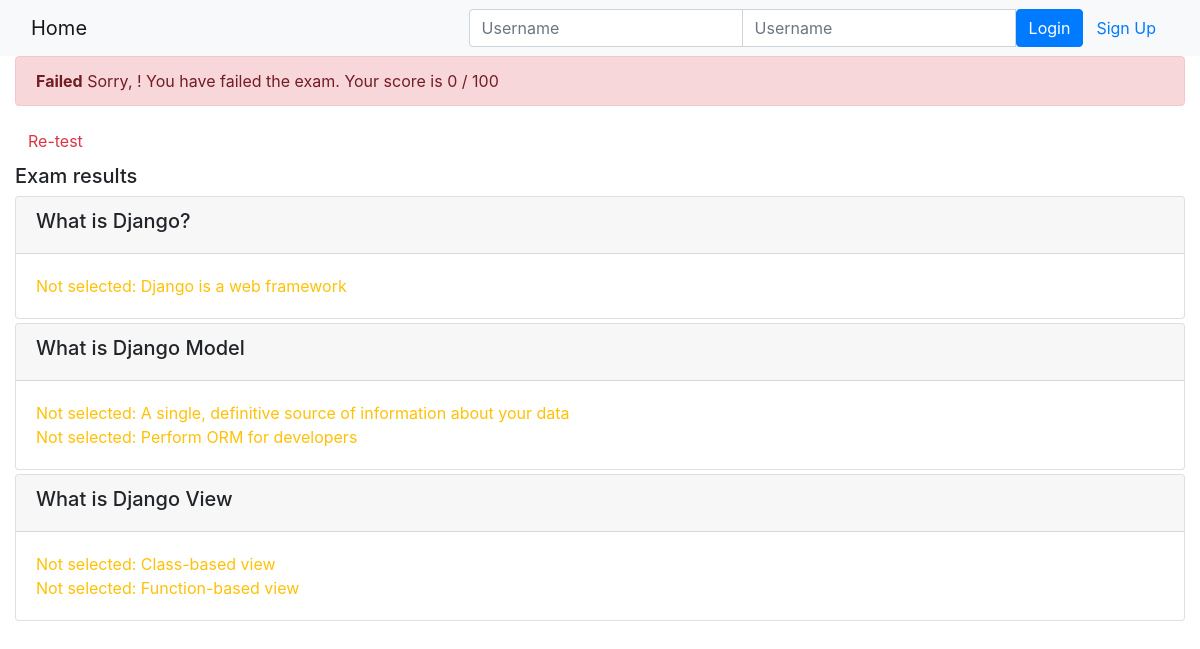
Page /onlinecourse/course/1/submission/1/result/ on the committed database.
### onlinecourse/models.py (models this page shows)
class Question(models.Model):
    lesson = models.ForeignKey(Lesson, on_delete=models.CASCADE)
    question_text = models.TextField(null=False)
    course = models.ManyToManyField(Course)
    grade = models.FloatField()
    def is_get_score(self, selected_ids):
       all_answers = self.choice_set.filter(correct=True).count()
       selected_correct = self.choice_set.filter(correct=True, id__in=selected_ids).count()
       if all_answers == selected_correct:
           return True
       else:
           return False

class Choice(models.Model):
    question = models.ManyToManyField(Question)
    choice_text = models.TextField(null=False)
    correct = models.BooleanField()

### onlinecourse/views.py (the view)
# urls.py: path('course/<int:course_id>/submission/<int:submission_id>/result/', views.show_exam_result, name='show_exam_result'),
def show_exam_result(request, course_id, submission_id):
    course = get_object_or_404(Course, pk=course_id)
    submission = get_object_or_404(Submission, pk=submission_id)
    choices = submission.choices.all()
    choice_ids = submission.choices.values_list('id')
    questions = course.question_set.all()
    score = 0
    for question in questions:
        if question.is_get_score(choice_ids):
            score += 1
    grade = int((score/course.question_set.count()) * 100)
    context = {'course': course, 'submission': submission, 'grade': grade}
    return render(request, 'onlinecourse/exam_result_bootstrap.html', context)

### onlinecourse/templates/onlinecourse/exam_result_bootstrap.html (shortened to what this page needs)
<!DOCTYPE html>
<html lang="en">
<head>
    {% load static %}
    <link rel="stylesheet" href="https://maxcdn.bootstrapcdn.com/bootstrap/4.5.2/css/bootstrap.min.css">
</head>
<body>
 <nav class="navbar navbar-light bg-light">
    <div class="container-fluid">
        <div class="navbar-header">
              <a class="navbar-brand" href="{% url 'onlinecourse:index' %}">Home</a>
        </div>
        <ul class="nav navbar-nav navbar-right">
            {% if user.is_authenticated %}
            <li>
                <a class="btn btn-link" href="#">{{ user.first_name }}({{ user.username }})</a>
                <a class="btn btn-link" href="{% url 'onlinecourse:logout' %}">Logout</a>
            </li>
            {% else %}
            <li>
                <form class="form-inline" action="{% url 'onlinecourse:login' %}" method="post">
                    <div class="input-group">
                        <input type="text" class="form-control" placeholder="Username" name="username" >
                        <input type="password" class="form-control" placeholder="Username" name="psw" >
                        <button class="btn btn-primary" type="submit">Login</button>
                        <a class="btn btn-link" href="{% url 'onlinecourse:registration' %}">Sign Up</a>
                    </div>
                </form>
            </li>
            {% endif %}
        </ul>
    </div>
</nav>
<div class="container-fluid">
    {% if grade > 80 %}
    <div class="alert alert-success">
       <strong>Congratulations, {{ user.first_name }}!</strong> You have passed the exam and completed the course with score {{ grade }} / 100
    </div>
        {% else %}
        <div class="alert alert-danger">
            <strong>Failed</strong> Sorry, {{ user.first_name }}! You have failed the exam. Your score is {{ grade }} / 100
        </div>
        <a class="btn btn-link text-danger" href="{% url 'onlinecourse:course_details' course.id %}">Re-test</a>
        {% endif %}
        <div class="card-columns-vertical mt-1">
        <h5 class="">Exam results</h5>
            {% for question in course.question_set.all %}
            <div class="card mt-1">
                <div class="card-header"><h5>{{question.question_text}}</h5></div>
                <div class="card-body">
                    {% for choice in question.choice_set.all %}
                        {% if choice.correct %}
                            {% if choice in submission.choices.all %}
                                <div class="text-success">Correct Answer: {{ choice.choice_text }}</div>
                            {% else %}
                                <div class="text-warning">Not selected: {{ choice.choice_text }}</div>
                            {% endif %}
                        {% else %}
                            <div>{{ choice.choice_content }}</div>
                        {% endif %}
                    {% endfor %}
                </div>
            </div>
        {% endfor %}
        </div>
    </div>
</body>
</html>

### rows in the picture
Question: question_text "What is Django?"
Choice: choice_text "Django is a web framework"
Question: question_text "What is Django Model"
Choice: choice_text "A single, definitive source of information about your data"
Choice: choice_text "Perform ORM for developers"
Question: question_text "What is Django View"
Choice: choice_text "Class-based view"
Choice: choice_text "Function-based view"

### other values in the picture
{{ grade }} "0"
